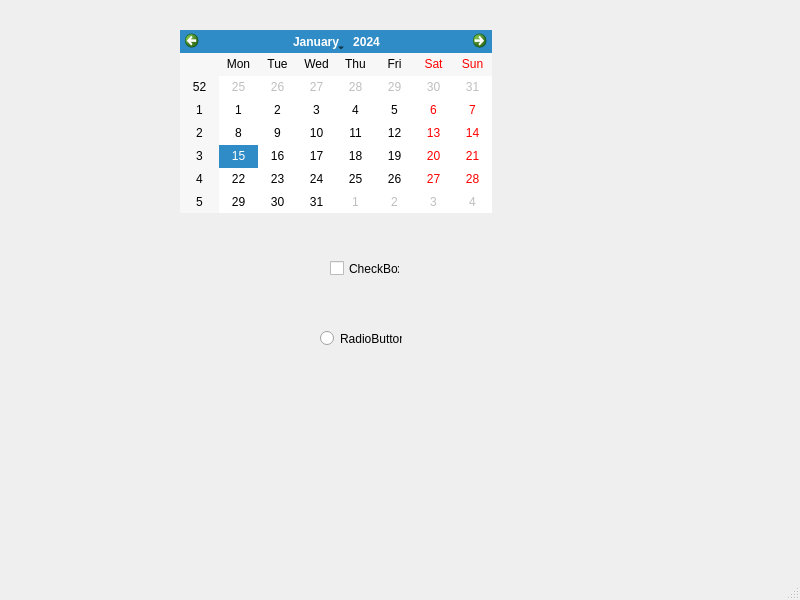
<?xml version="1.0" encoding="UTF-8"?>
<ui version="4.0">
 <class>MainWindow</class>
 <widget class="QMainWindow" name="MainWindow">
  <property name="geometry">
   <rect>
    <x>0</x>
    <y>0</y>
    <width>800</width>
    <height>600</height>
   </rect>
  </property>
  <property name="windowTitle">
   <string>MainWindow</string>
  </property>
  <widget class="QWidget" name="centralwidget">
   <widget class="QCheckBox" name="checkBox">
    <property name="geometry">
     <rect>
      <x>330</x>
      <y>260</y>
      <width>70</width>
      <height>17</height>
     </rect>
    </property>
    <property name="text">
     <string>CheckBox</string>
    </property>
   </widget>
   <widget class="QRadioButton" name="radioButton">
    <property name="geometry">
     <rect>
      <x>320</x>
      <y>330</y>
      <width>82</width>
      <height>17</height>
     </rect>
    </property>
    <property name="text">
     <string>RadioButton</string>
    </property>
   </widget>
   <widget class="QCalendarWidget" name="calendarWidget">
    <property name="geometry">
     <rect>
      <x>180</x>
      <y>30</y>
      <width>312</width>
      <height>183</height>
     </rect>
    </property>
   </widget>
  </widget>
  <widget class="QMenuBar" name="menubar">
   <property name="geometry">
    <rect>
     <x>0</x>
     <y>0</y>
     <width>800</width>
     <height>21</height>
    </rect>
   </property>
  </widget>
  <widget class="QStatusBar" name="statusbar"/>
 </widget>
 <resources/>
 <connections/>
</ui>
